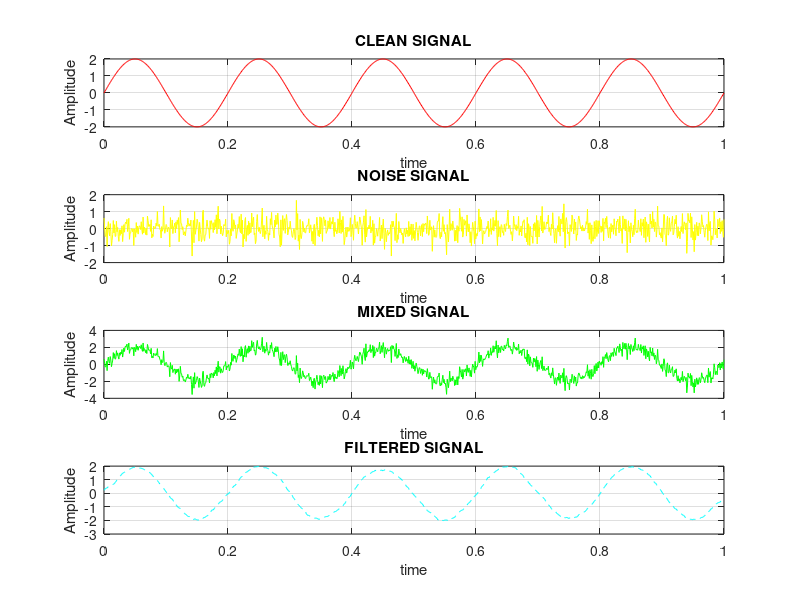

Here is the MATLAB script that generated this plot: (Note: this script raises an error after producing the figure.)
% practicing signal generation, noise generation, anomaly detection, and
%% signal generation practising 
% function practicing 
t = linspace(0,1,100); % time signal
a = 6*sin(2*pi*2*t);
b = 4*cos(2*pi*2*t);
plot(t,a,"r--")
hold on
plot(t,b,"c-")
title("sin and cos wave")
xlabel("time")
ylabel("amplitude")
legend('sin','cos')
grid on
hold off
%% noise signal generation and clean signal , adding both and plotting
%clean signal
t = linspace(0,1,100); % time signal
a = 2*sin(2*pi*5*t); % clean signal
% noise = 0.5*randn(size(t)); %  gaussian noise signal
noise = rand(size(t)) - 0.5;
b = a + noise;
subplot(3,1,1)
plot(t,a,"r--")
title("clean signal")
xlabel("time")
ylabel("amplitude")
grid on
subplot(3,1,2)
plot(t,noise,"y--")
title("Noise signal")
xlabel("time")
ylabel("amplitude")
grid on
subplot(3,1,3)
plot(t,b,"g--")
title("mix signal")
xlabel("time")
ylabel("amplitude")
grid on
%% filtering the mixed signals
t =linspace(0,1,1000);
a = 2*sin(2*pi*5*t); % clean signal
noise = 0.5*randn(size(t)); % noise signal
mixed = a + noise; % mixed signal
filtered = movmean(mixed, 30); % filter signal
subplot(4,1,1)
plot(t,a,"r-")
title("CLEAN SIGNAL")
xlabel("time")
ylabel("Amplitude")
grid on
subplot(4,1,2)
plot(t,noise,"y-")
title("NOISE SIGNAL")
xlabel("time")
ylabel("Amplitude")
grid on
subplot(4,1,3)
plot(t, mixed, "g-")
title("MIXED SIGNAL")
xlabel("time")
ylabel("Amplitude")
grid on
subplot(4,1,4)
plot(t, filtered, "c--")
title("FILTERED SIGNAL")
xlabel("time")
ylabel("Amplitude")
grid on
[pks,locs] = findpeaks(filtered);
hold on
plot(t(locs), pks, "ro")
hold off
